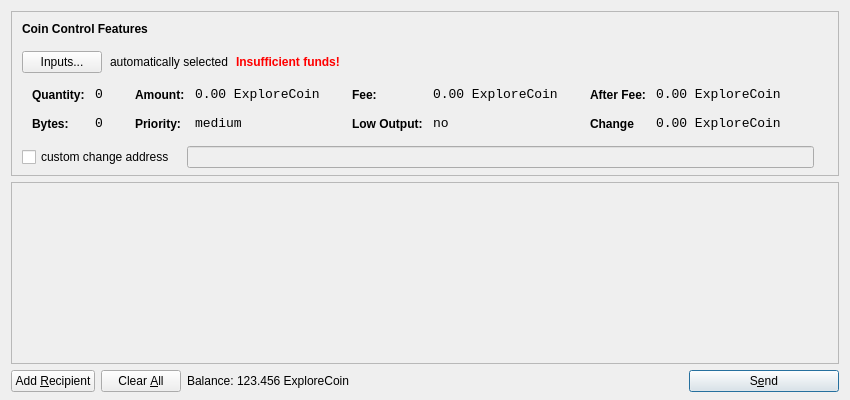
<?xml version="1.0" encoding="UTF-8"?>
<ui version="4.0">
 <class>SendCoinsDialog</class>
 <widget class="QDialog" name="SendCoinsDialog">
  <property name="geometry">
   <rect>
    <x>0</x>
    <y>0</y>
    <width>850</width>
    <height>400</height>
   </rect>
  </property>
  <property name="windowTitle">
   <string>Send Coins</string>
  </property>
  <layout class="QVBoxLayout" name="verticalLayout" stretch="0,1,0">
   <property name="bottomMargin">
    <number>8</number>
   </property>
   <item>
    <widget class="QFrame" name="frameCoinControl">
     <property name="sizePolicy">
      <sizepolicy hsizetype="Expanding" vsizetype="Expanding">
       <horstretch>0</horstretch>
       <verstretch>0</verstretch>
      </sizepolicy>
     </property>
     <property name="maximumSize">
      <size>
       <width>16777215</width>
       <height>16777215</height>
      </size>
     </property>
     <property name="frameShape">
      <enum>QFrame::StyledPanel</enum>
     </property>
     <property name="frameShadow">
      <enum>QFrame::Sunken</enum>
     </property>
     <layout class="QVBoxLayout" name="verticalLayoutCoinControl2">
      <property name="spacing">
       <number>-1</number>
      </property>
      <property name="leftMargin">
       <number>0</number>
      </property>
      <property name="topMargin">
       <number>0</number>
      </property>
      <property name="rightMargin">
       <number>0</number>
      </property>
      <property name="bottomMargin">
       <number>6</number>
      </property>
      <item>
       <layout class="QVBoxLayout" name="verticalLayoutCoinControl" stretch="0,0,0,0,1">
        <property name="spacing">
         <number>0</number>
        </property>
        <property name="leftMargin">
         <number>10</number>
        </property>
        <property name="topMargin">
         <number>10</number>
        </property>
        <item>
         <layout class="QHBoxLayout" name="horizontalLayoutCoinControl1">
          <property name="bottomMargin">
           <number>15</number>
          </property>
          <item>
           <widget class="QLabel" name="labelCoinControlFeatures">
            <property name="sizePolicy">
             <sizepolicy hsizetype="Preferred" vsizetype="Maximum">
              <horstretch>0</horstretch>
              <verstretch>0</verstretch>
             </sizepolicy>
            </property>
            <property name="font">
             <font>
              <weight>75</weight>
              <bold>true</bold>
             </font>
            </property>
            <property name="styleSheet">
             <string notr="true">font-weight:bold;</string>
            </property>
            <property name="text">
             <string>Coin Control Features</string>
            </property>
           </widget>
          </item>
         </layout>
        </item>
        <item>
         <layout class="QHBoxLayout" name="horizontalLayoutCoinControl2" stretch="0,0,0,0">
          <property name="spacing">
           <number>8</number>
          </property>
          <property name="bottomMargin">
           <number>10</number>
          </property>
          <item>
           <widget class="QPushButton" name="pushButtonCoinControl">
            <property name="styleSheet">
             <string notr="true"/>
            </property>
            <property name="text">
             <string>Inputs...</string>
            </property>
           </widget>
          </item>
          <item>
           <widget class="QLabel" name="labelCoinControlAutomaticallySelected">
            <property name="text">
             <string>automatically selected</string>
            </property>
            <property name="margin">
             <number>5</number>
            </property>
           </widget>
          </item>
          <item>
           <widget class="QLabel" name="labelCoinControlInsuffFunds">
            <property name="font">
             <font>
              <weight>75</weight>
              <bold>true</bold>
             </font>
            </property>
            <property name="styleSheet">
             <string notr="true">color:red;font-weight:bold;</string>
            </property>
            <property name="text">
             <string>Insufficient funds!</string>
            </property>
            <property name="margin">
             <number>5</number>
            </property>
           </widget>
          </item>
          <item>
           <spacer name="horizontalSpacerCoinControl">
            <property name="orientation">
             <enum>Qt::Horizontal</enum>
            </property>
            <property name="sizeHint" stdset="0">
             <size>
              <width>40</width>
              <height>1</height>
             </size>
            </property>
           </spacer>
          </item>
         </layout>
        </item>
        <item>
         <widget class="QWidget" name="widgetCoinControl" native="true">
          <property name="sizePolicy">
           <sizepolicy hsizetype="Preferred" vsizetype="Preferred">
            <horstretch>0</horstretch>
            <verstretch>0</verstretch>
           </sizepolicy>
          </property>
          <property name="minimumSize">
           <size>
            <width>0</width>
            <height>0</height>
           </size>
          </property>
          <property name="styleSheet">
           <string notr="true"/>
          </property>
          <layout class="QHBoxLayout" name="horizontalLayoutCoinControl5">
           <property name="margin">
            <number>0</number>
           </property>
           <item>
            <layout class="QHBoxLayout" name="horizontalLayoutCoinControl3" stretch="0,0,0,1">
             <property name="spacing">
              <number>20</number>
             </property>
             <property name="topMargin">
              <number>0</number>
             </property>
             <property name="bottomMargin">
              <number>10</number>
             </property>
             <item>
              <layout class="QFormLayout" name="formLayoutCoinControl1">
               <property name="horizontalSpacing">
                <number>10</number>
               </property>
               <property name="verticalSpacing">
                <number>14</number>
               </property>
               <property name="leftMargin">
                <number>10</number>
               </property>
               <property name="topMargin">
                <number>4</number>
               </property>
               <property name="rightMargin">
                <number>6</number>
               </property>
               <item row="0" column="0">
                <widget class="QLabel" name="labelCoinControlQuantityText">
                 <property name="styleSheet">
                  <string notr="true">font-weight:bold;</string>
                 </property>
                 <property name="text">
                  <string>Quantity:</string>
                 </property>
                 <property name="margin">
                  <number>0</number>
                 </property>
                </widget>
               </item>
               <item row="0" column="1">
                <widget class="QLabel" name="labelCoinControlQuantity">
                 <property name="font">
                  <font>
                   <family>Monospace</family>
                   <pointsize>10</pointsize>
                  </font>
                 </property>
                 <property name="cursor">
                  <cursorShape>IBeamCursor</cursorShape>
                 </property>
                 <property name="contextMenuPolicy">
                  <enum>Qt::ActionsContextMenu</enum>
                 </property>
                 <property name="text">
                  <string>0</string>
                 </property>
                 <property name="margin">
                  <number>0</number>
                 </property>
                 <property name="textInteractionFlags">
                  <set>Qt::LinksAccessibleByMouse|Qt::TextSelectableByKeyboard|Qt::TextSelectableByMouse</set>
                 </property>
                </widget>
               </item>
               <item row="1" column="0">
                <widget class="QLabel" name="labelCoinControlBytesText">
                 <property name="styleSheet">
                  <string notr="true">font-weight:bold;</string>
                 </property>
                 <property name="text">
                  <string>Bytes:</string>
                 </property>
                </widget>
               </item>
               <item row="1" column="1">
                <widget class="QLabel" name="labelCoinControlBytes">
                 <property name="font">
                  <font>
                   <family>Monospace</family>
                   <pointsize>10</pointsize>
                  </font>
                 </property>
                 <property name="cursor">
                  <cursorShape>IBeamCursor</cursorShape>
                 </property>
                 <property name="contextMenuPolicy">
                  <enum>Qt::ActionsContextMenu</enum>
                 </property>
                 <property name="text">
                  <string>0</string>
                 </property>
                 <property name="textInteractionFlags">
                  <set>Qt::LinksAccessibleByMouse|Qt::TextSelectableByKeyboard|Qt::TextSelectableByMouse</set>
                 </property>
                </widget>
               </item>
              </layout>
             </item>
             <item>
              <layout class="QFormLayout" name="formLayoutCoinControl2">
               <property name="horizontalSpacing">
                <number>10</number>
               </property>
               <property name="verticalSpacing">
                <number>14</number>
               </property>
               <property name="leftMargin">
                <number>6</number>
               </property>
               <property name="topMargin">
                <number>4</number>
               </property>
               <property name="rightMargin">
                <number>6</number>
               </property>
               <item row="0" column="0">
                <widget class="QLabel" name="labelCoinControlAmountText">
                 <property name="styleSheet">
                  <string notr="true">font-weight:bold;</string>
                 </property>
                 <property name="text">
                  <string>Amount:</string>
                 </property>
                 <property name="margin">
                  <number>0</number>
                 </property>
                </widget>
               </item>
               <item row="0" column="1">
                <widget class="QLabel" name="labelCoinControlAmount">
                 <property name="font">
                  <font>
                   <family>Monospace</family>
                   <pointsize>10</pointsize>
                  </font>
                 </property>
                 <property name="cursor">
                  <cursorShape>IBeamCursor</cursorShape>
                 </property>
                 <property name="contextMenuPolicy">
                  <enum>Qt::ActionsContextMenu</enum>
                 </property>
                 <property name="text">
                  <string>0.00 ExploreCoin</string>
                 </property>
                 <property name="textInteractionFlags">
                  <set>Qt::LinksAccessibleByMouse|Qt::TextSelectableByKeyboard|Qt::TextSelectableByMouse</set>
                 </property>
                </widget>
               </item>
               <item row="1" column="0">
                <widget class="QLabel" name="labelCoinControlPriorityText">
                 <property name="styleSheet">
                  <string notr="true">font-weight:bold;</string>
                 </property>
                 <property name="text">
                  <string>Priority:</string>
                 </property>
                </widget>
               </item>
               <item row="1" column="1">
                <widget class="QLabel" name="labelCoinControlPriority">
                 <property name="font">
                  <font>
                   <family>Monospace</family>
                   <pointsize>10</pointsize>
                  </font>
                 </property>
                 <property name="cursor">
                  <cursorShape>IBeamCursor</cursorShape>
                 </property>
                 <property name="contextMenuPolicy">
                  <enum>Qt::ActionsContextMenu</enum>
                 </property>
                 <property name="text">
                  <string>medium</string>
                 </property>
                 <property name="textInteractionFlags">
                  <set>Qt::LinksAccessibleByMouse|Qt::TextSelectableByKeyboard|Qt::TextSelectableByMouse</set>
                 </property>
                </widget>
               </item>
              </layout>
             </item>
             <item>
              <layout class="QFormLayout" name="formLayoutCoinControl3">
               <property name="horizontalSpacing">
                <number>10</number>
               </property>
               <property name="verticalSpacing">
                <number>14</number>
               </property>
               <property name="leftMargin">
                <number>6</number>
               </property>
               <property name="topMargin">
                <number>4</number>
               </property>
               <property name="rightMargin">
                <number>6</number>
               </property>
               <item row="0" column="0">
                <widget class="QLabel" name="labelCoinControlFeeText">
                 <property name="styleSheet">
                  <string notr="true">font-weight:bold;</string>
                 </property>
                 <property name="text">
                  <string>Fee:</string>
                 </property>
                 <property name="margin">
                  <number>0</number>
                 </property>
                </widget>
               </item>
               <item row="0" column="1">
                <widget class="QLabel" name="labelCoinControlFee">
                 <property name="font">
                  <font>
                   <family>Monospace</family>
                   <pointsize>10</pointsize>
                  </font>
                 </property>
                 <property name="cursor">
                  <cursorShape>IBeamCursor</cursorShape>
                 </property>
                 <property name="contextMenuPolicy">
                  <enum>Qt::ActionsContextMenu</enum>
                 </property>
                 <property name="text">
                  <string>0.00 ExploreCoin</string>
                 </property>
                 <property name="textInteractionFlags">
                  <set>Qt::LinksAccessibleByMouse|Qt::TextSelectableByKeyboard|Qt::TextSelectableByMouse</set>
                 </property>
                </widget>
               </item>
               <item row="1" column="0">
                <widget class="QLabel" name="labelCoinControlLowOutputText">
                 <property name="styleSheet">
                  <string notr="true">font-weight:bold;</string>
                 </property>
                 <property name="text">
                  <string>Low Output:</string>
                 </property>
                </widget>
               </item>
               <item row="1" column="1">
                <widget class="QLabel" name="labelCoinControlLowOutput">
                 <property name="font">
                  <font>
                   <family>Monospace</family>
                   <pointsize>10</pointsize>
                  </font>
                 </property>
                 <property name="cursor">
                  <cursorShape>IBeamCursor</cursorShape>
                 </property>
                 <property name="contextMenuPolicy">
                  <enum>Qt::ActionsContextMenu</enum>
                 </property>
                 <property name="text">
                  <string>no</string>
                 </property>
                 <property name="textInteractionFlags">
                  <set>Qt::LinksAccessibleByMouse|Qt::TextSelectableByKeyboard|Qt::TextSelectableByMouse</set>
                 </property>
                </widget>
               </item>
              </layout>
             </item>
             <item>
              <layout class="QFormLayout" name="formLayoutCoinControl4">
               <property name="horizontalSpacing">
                <number>10</number>
               </property>
               <property name="verticalSpacing">
                <number>14</number>
               </property>
               <property name="leftMargin">
                <number>6</number>
               </property>
               <property name="topMargin">
                <number>4</number>
               </property>
               <property name="rightMargin">
                <number>6</number>
               </property>
               <item row="0" column="0">
                <widget class="QLabel" name="labelCoinControlAfterFeeText">
                 <property name="styleSheet">
                  <string notr="true">font-weight:bold;</string>
                 </property>
                 <property name="text">
                  <string>After Fee:</string>
                 </property>
                 <property name="margin">
                  <number>0</number>
                 </property>
                </widget>
               </item>
               <item row="0" column="1">
                <widget class="QLabel" name="labelCoinControlAfterFee">
                 <property name="font">
                  <font>
                   <family>Monospace</family>
                   <pointsize>10</pointsize>
                  </font>
                 </property>
                 <property name="cursor">
                  <cursorShape>IBeamCursor</cursorShape>
                 </property>
                 <property name="contextMenuPolicy">
                  <enum>Qt::ActionsContextMenu</enum>
                 </property>
                 <property name="text">
                  <string>0.00 ExploreCoin</string>
                 </property>
                 <property name="textInteractionFlags">
                  <set>Qt::LinksAccessibleByMouse|Qt::TextSelectableByKeyboard|Qt::TextSelectableByMouse</set>
                 </property>
                </widget>
               </item>
               <item row="1" column="0">
                <widget class="QLabel" name="labelCoinControlChangeText">
                 <property name="styleSheet">
                  <string notr="true">font-weight:bold;</string>
                 </property>
                 <property name="text">
                  <string>Change</string>
                 </property>
                </widget>
               </item>
               <item row="1" column="1">
                <widget class="QLabel" name="labelCoinControlChange">
                 <property name="font">
                  <font>
                   <family>Monospace</family>
                   <pointsize>10</pointsize>
                  </font>
                 </property>
                 <property name="cursor">
                  <cursorShape>IBeamCursor</cursorShape>
                 </property>
                 <property name="contextMenuPolicy">
                  <enum>Qt::ActionsContextMenu</enum>
                 </property>
                 <property name="text">
                  <string>0.00 ExploreCoin</string>
                 </property>
                 <property name="textInteractionFlags">
                  <set>Qt::LinksAccessibleByMouse|Qt::TextSelectableByKeyboard|Qt::TextSelectableByMouse</set>
                 </property>
                </widget>
               </item>
              </layout>
             </item>
            </layout>
           </item>
          </layout>
         </widget>
        </item>
        <item>
         <layout class="QHBoxLayout" name="horizontalLayoutCoinControl4" stretch="0,0,0">
          <property name="spacing">
           <number>12</number>
          </property>
          <property name="sizeConstraint">
           <enum>QLayout::SetDefaultConstraint</enum>
          </property>
          <property name="topMargin">
           <number>5</number>
          </property>
          <property name="rightMargin">
           <number>5</number>
          </property>
          <item>
           <widget class="QCheckBox" name="checkBoxCoinControlChange">
            <property name="text">
             <string>custom change address</string>
            </property>
           </widget>
          </item>
          <item>
           <widget class="QLineEdit" name="lineEditCoinControlChange">
            <property name="enabled">
             <bool>false</bool>
            </property>
            <property name="sizePolicy">
             <sizepolicy hsizetype="Expanding" vsizetype="Fixed">
              <horstretch>0</horstretch>
              <verstretch>0</verstretch>
             </sizepolicy>
            </property>
           </widget>
          </item>
          <item>
           <widget class="QLabel" name="labelCoinControlChangeLabel">
            <property name="sizePolicy">
             <sizepolicy hsizetype="Preferred" vsizetype="Expanding">
              <horstretch>0</horstretch>
              <verstretch>0</verstretch>
             </sizepolicy>
            </property>
            <property name="minimumSize">
             <size>
              <width>0</width>
              <height>0</height>
             </size>
            </property>
            <property name="text">
             <string/>
            </property>
            <property name="margin">
             <number>3</number>
            </property>
           </widget>
          </item>
         </layout>
        </item>
        <item>
         <spacer name="verticalSpacerCoinControl">
          <property name="orientation">
           <enum>Qt::Vertical</enum>
          </property>
          <property name="sizeHint" stdset="0">
           <size>
            <width>800</width>
            <height>1</height>
           </size>
          </property>
         </spacer>
        </item>
       </layout>
      </item>
     </layout>
    </widget>
   </item>
   <item>
    <widget class="QScrollArea" name="scrollArea">
     <property name="widgetResizable">
      <bool>true</bool>
     </property>
     <widget class="QWidget" name="scrollAreaWidgetContents">
      <property name="geometry">
       <rect>
        <x>0</x>
        <y>0</y>
        <width>830</width>
        <height>165</height>
       </rect>
      </property>
      <layout class="QVBoxLayout" name="verticalLayout_2">
       <property name="margin">
        <number>0</number>
       </property>
       <item>
        <layout class="QVBoxLayout" name="entries">
         <property name="spacing">
          <number>6</number>
         </property>
        </layout>
       </item>
       <item>
        <spacer name="verticalSpacer">
         <property name="orientation">
          <enum>Qt::Vertical</enum>
         </property>
         <property name="sizeHint" stdset="0">
          <size>
           <width>20</width>
           <height>40</height>
          </size>
         </property>
        </spacer>
       </item>
      </layout>
     </widget>
    </widget>
   </item>
   <item>
    <layout class="QHBoxLayout" name="horizontalLayout">
     <item>
      <widget class="QPushButton" name="addButton">
       <property name="toolTip">
        <string>Send to multiple recipients at once</string>
       </property>
       <property name="text">
        <string>Add &amp;Recipient</string>
       </property>
       <property name="icon">
        <iconset resource="../bitcoin.qrc">
         <normaloff>:/icons/add</normaloff>:/icons/add</iconset>
       </property>
       <property name="autoDefault">
        <bool>false</bool>
       </property>
      </widget>
     </item>
     <item>
      <widget class="QPushButton" name="clearButton">
       <property name="sizePolicy">
        <sizepolicy hsizetype="Minimum" vsizetype="Fixed">
         <horstretch>0</horstretch>
         <verstretch>0</verstretch>
        </sizepolicy>
       </property>
       <property name="toolTip">
        <string>Remove all transaction fields</string>
       </property>
       <property name="text">
        <string>Clear &amp;All</string>
       </property>
       <property name="icon">
        <iconset resource="../bitcoin.qrc">
         <normaloff>:/icons/remove</normaloff>:/icons/remove</iconset>
       </property>
       <property name="autoRepeatDelay">
        <number>300</number>
       </property>
       <property name="autoDefault">
        <bool>false</bool>
       </property>
      </widget>
     </item>
     <item>
      <layout class="QHBoxLayout" name="horizontalLayout_2">
       <property name="spacing">
        <number>3</number>
       </property>
       <item>
        <widget class="QLabel" name="label">
         <property name="sizePolicy">
          <sizepolicy hsizetype="Preferred" vsizetype="Fixed">
           <horstretch>0</horstretch>
           <verstretch>0</verstretch>
          </sizepolicy>
         </property>
         <property name="text">
          <string>Balance:</string>
         </property>
        </widget>
       </item>
       <item>
        <widget class="QLabel" name="labelBalance">
         <property name="sizePolicy">
          <sizepolicy hsizetype="Preferred" vsizetype="Fixed">
           <horstretch>0</horstretch>
           <verstretch>0</verstretch>
          </sizepolicy>
         </property>
         <property name="cursor">
          <cursorShape>IBeamCursor</cursorShape>
         </property>
         <property name="text">
          <string>123.456 ExploreCoin</string>
         </property>
         <property name="textInteractionFlags">
          <set>Qt::LinksAccessibleByMouse|Qt::TextSelectableByKeyboard|Qt::TextSelectableByMouse</set>
         </property>
        </widget>
       </item>
      </layout>
     </item>
     <item>
      <spacer name="horizontalSpacer">
       <property name="orientation">
        <enum>Qt::Horizontal</enum>
       </property>
       <property name="sizeHint" stdset="0">
        <size>
         <width>40</width>
         <height>20</height>
        </size>
       </property>
      </spacer>
     </item>
     <item>
      <widget class="QPushButton" name="sendButton">
       <property name="minimumSize">
        <size>
         <width>150</width>
         <height>0</height>
        </size>
       </property>
       <property name="toolTip">
        <string>Confirm the send action</string>
       </property>
       <property name="text">
        <string>S&amp;end</string>
       </property>
       <property name="icon">
        <iconset resource="../bitcoin.qrc">
         <normaloff>:/icons/send</normaloff>:/icons/send</iconset>
       </property>
       <property name="default">
        <bool>true</bool>
       </property>
      </widget>
     </item>
    </layout>
   </item>
  </layout>
 </widget>
 <resources>
  <include location="../bitcoin.qrc"/>
 </resources>
 <connections/>
</ui>
